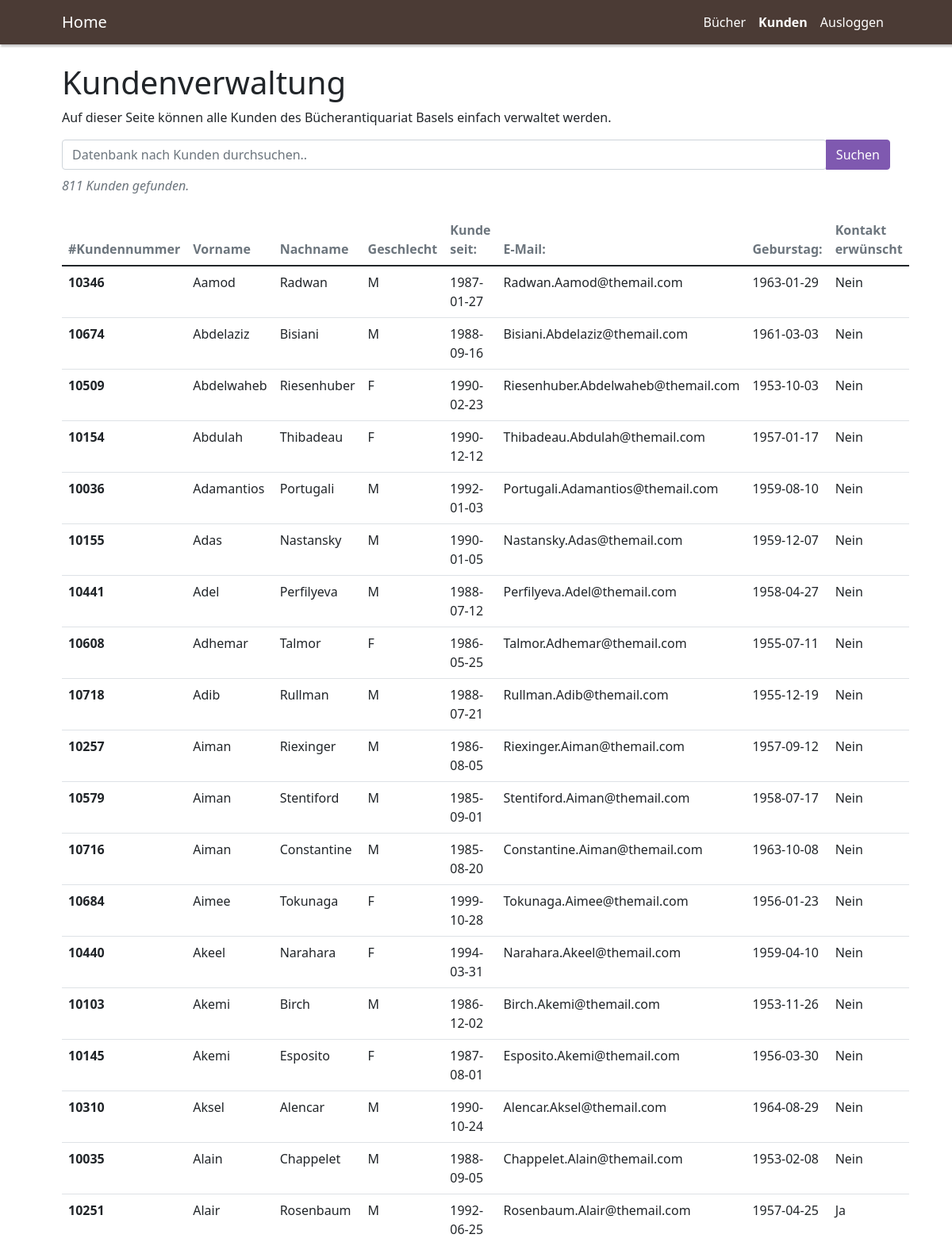
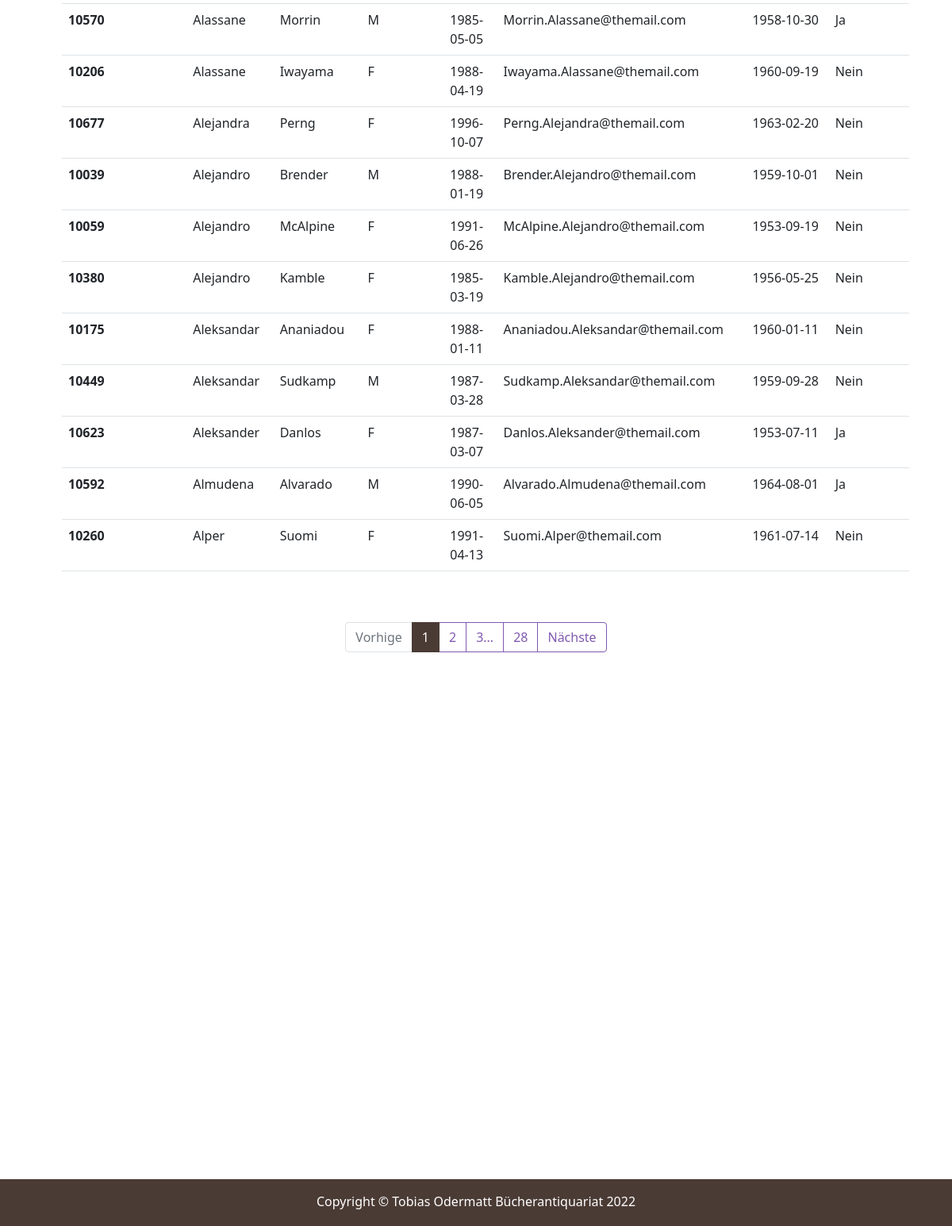
/index.php?view=viewCustomer&sortmethod=ASC&sort=vorname (signed in), run on the app's committed database (2 pictures, top to bottom).
### tables this page shows
CREATE TABLE `kunden` (
  `kid` int(11) NOT NULL,
  `geburtstag` date NOT NULL,
  `vorname` varchar(50) NOT NULL,
  `name` varchar(50) NOT NULL,
  `geschlecht` enum('M','F') NOT NULL,
  `kunde_seit` date NOT NULL,
  `email` varchar(150) NOT NULL,
  `kontaktpermail` tinyint(4) NOT NULL
);

### controller/CustomerController.php (called while the page is built, shortened)
<?php
class CustomerController {
    public function load_customers($start,$limit,$db,$sortmethod,$sort){
        $Customers = new Customer();
        $Customers = $Customers->get_data($start,$limit,$db,$sortmethod,$sort);
        return $Customers;
    }
}
?>

### model/customer.php (called while the page is built, shortened)
<?php
class Customer{
public function get_data($start,$limit,$db,$sortmethod,$sort){
    $countrecords = $db->query("SELECT COUNT(*) FROM kunden");
    $countrecords = $countrecords->fetchColumn();
    if($sort != null && $sortmethod !=null){
        $stmt = $db->prepare("SELECT * FROM kunden ORDER BY $sort $sortmethod LIMIT $start, $limit ");
        $stmt->execute();
        return array($countrecords,$stmt->fetchAll(PDO::FETCH_CLASS, "customer"));
    }
    $stmt = $db->prepare("SELECT * FROM kunden LIMIT $start, $limit");
    $stmt->execute();
    return array($countrecords,$stmt->fetchAll(PDO::FETCH_CLASS, "customer"));
}
}
?>

### view/viewCustomer.inc.php (the view, shortened to what this page needs)
<br>
<h1>Kundenverwaltung</h1>
<p>Auf dieser Seite können alle Kunden des Bücherantiquariat Basels einfach verwaltet werden.</p>
<?php
require_once('controller/CustomerController.php');
require_once('helpers/paginationmanagement.php');
include 'model/customer.php';
$db = Database::getInstance();
$countOfResults = 30;
$paginationsystem = new paginationmanagement($countOfResults);
$start = $paginationsystem->get_start();
$limit = $paginationsystem->get_limit();
$customers  = new CustomerController($db);
$sortoption = ["ASC", "DESC"];
$displaysortmethod = "ASC";
if(isset($_GET['sortmethod']))
{
 if(in_array($_GET['sortmethod'], $sortoption))
  {
	$sortmethod = $_GET['sortmethod'];
  if($sortmethod == "ASC")
  {
      $displaysortmethod = "DESC";
  }
  else
  {
      $displaysortmethod = "ASC";
  }
  }
}
else
{
  $sortmethod = "ASC";
}
$sort = isset($_GET['sort']) ? $_GET['sort'] : null;
$searchkeyword = isset($_GET['search']) ? $_GET['search'] : null;
$totalcounts = 0;
if($searchkeyword == null)
{
  $result = $customers->load_customers($start, $limit, $db, $sortmethod, $sort);
  $totalcounts = $result[0];
  $customers = $result[1];
}
else
{
  $result = $customers->load_customersWithKeyword($start, $limit, $db, $searchkeyword, $sortmethod, $sort);
  $totalcounts = $result[0];
  $customers = $result[1];
}
if($searchkeyword == null){
  $displaysearch = '';
}
else{
  $displaysearch = '&search=' . $searchkeyword;
}
?>
<div class="input-group">
  <input type="search" class="form-control rounded" placeholder="Datenbank nach Kunden durchsuchen.." id="searchInput"/>
  <button type="button" onclick="addSearchParamToGET()" class="btn btn-primary">Suchen</button>
</div>
<p class="text-secondary py-2" style="font-style: italic"><?php echo $totalcounts?> Kunden gefunden.</p>
<table class="table">
  <thead class="thead-light">
    <tr>
      <th scope="col"><a href="./index.php?view=viewCustomer&sortmethod=<?php echo $displaysortmethod ?>&sort=kid<?php echo $displaysearch?>" class="link-secondary text-decoration-none">
          #Kundennummer</a></th>
      <th scope="col"><a href="./index.php?view=viewCustomer&sortmethod=<?php echo $displaysortmethod ?>&sort=vorname<?php echo $displaysearch?>" class="link-secondary text-decoration-none">
          Vorname</a></th>
      <th scope="col"><a href="./index.php?view=viewCustomer&sortmethod=<?php echo $displaysortmethod ?>&sort=name<?php echo $displaysearch?>" class="link-secondary text-decoration-none">
          Nachname</a></th>
      <th scope="col"><a href="./index.php?view=viewCustomer&sortmethod=<?php echo $displaysortmethod ?>&sort=geschlecht<?php echo $displaysearch?>" class="link-secondary text-decoration-none">
          Geschlecht</a></th>
      <th scope="col"><a href="./index.php?view=viewCustomer&sortmethod=<?php echo $displaysortmethod ?>&sort=kunde_seit<?php echo $displaysearch?>" class="link-secondary text-decoration-none">
          Kunde seit:</a></th>
      <th scope="col"><a href="./index.php?view=viewCustomer&sortmethod=<?php echo $displaysortmethod ?>&sort=email<?php echo $displaysearch?>" class="link-secondary text-decoration-none">
          E-Mail:</a></th>
      <th scope="col"><a href="./index.php?view=viewCustomer&sortmethod=<?php echo $displaysortmethod ?>&sort=geburtstag<?php echo $displaysearch?>" class="link-secondary text-decoration-none">
          Geburstag:</a></th>
      <th scope="col"><a href="./index.php?view=viewCustomer&sortmethod=<?php echo $displaysortmethod ?>&sort=kontaktpermail<?php echo $displaysearch?>" class="link-secondary text-decoration-none">
          Kontakt erwünscht</a></th>
    </tr>
  </thead>
  <tbody>
    <?php foreach ($customers as $customer) : ?>
      <tr>
        <th scope="row"><?php echo $customer->kid; ?></th>
        <td><?php echo $customer->vorname; ?></td>
        <td><?php echo $customer->name; ?></td>
        <td><?php echo $customer->geschlecht; ?></td>
        <td><?php echo $customer->kunde_seit; ?></td>
        <td><?php echo $customer->email; ?></td>
        <td><?php echo $customer->geburtstag; ?></td>
        <td><?php echo $customer->kontaktpermail == 1 ? "Ja" : "Nein"; ?></td>
      </tr>
    <?php endforeach; ?>
  </tbody>
</table>

### data on the page
kunden: kid "10346", vorname "Aamod", name "Radwan", geschlecht "M", kunde_seit "1987-01-27", email "Radwan.Aamod@themail.com", geburtstag "1963-01-29", kontaktpermail "Nein"
kunden: kid "10674", vorname "Abdelaziz", name "Bisiani", geschlecht "M", kunde_seit "1988-09-16", email "Bisiani.Abdelaziz@themail.com", geburtstag "1961-03-03", kontaktpermail "Nein"
kunden: kid "10509", vorname "Abdelwaheb", name "Riesenhuber", geschlecht "F", kunde_seit "1990-02-23", email "Riesenhuber.Abdelwaheb@themail.com", geburtstag "1953-10-03", kontaktpermail "Nein"
kunden: kid "10154", vorname "Abdulah", name "Thibadeau", geschlecht "F", kunde_seit "1990-12-12", email "Thibadeau.Abdulah@themail.com", geburtstag "1957-01-17", kontaktpermail "Nein"
kunden: kid "10036", vorname "Adamantios", name "Portugali", geschlecht "M", kunde_seit "1992-01-03", email "Portugali.Adamantios@themail.com", geburtstag "1959-08-10", kontaktpermail "Nein"
kunden: kid "10155", vorname "Adas", name "Nastansky", geschlecht "M", kunde_seit "1990-01-05", email "Nastansky.Adas@themail.com", geburtstag "1959-12-07", kontaktpermail "Nein"
kunden: kid "10441", vorname "Adel", name "Perfilyeva", geschlecht "M", kunde_seit "1988-07-12", email "Perfilyeva.Adel@themail.com", geburtstag "1958-04-27", kontaktpermail "Nein"
kunden: kid "10608", vorname "Adhemar", name "Talmor", geschlecht "F", kunde_seit "1986-05-25", email "Talmor.Adhemar@themail.com", geburtstag "1955-07-11", kontaktpermail "Nein"
kunden: kid "10718", vorname "Adib", name "Rullman", geschlecht "M", kunde_seit "1988-07-21", email "Rullman.Adib@themail.com", geburtstag "1955-12-19", kontaktpermail "Nein"
kunden: kid "10257", vorname "Aiman", name "Riexinger", geschlecht "M", kunde_seit "1986-08-05", email "Riexinger.Aiman@themail.com", geburtstag "1957-09-12", kontaktpermail "Nein"
kunden: kid "10579", vorname "Aiman", name "Stentiford", geschlecht "M", kunde_seit "1985-09-01", email "Stentiford.Aiman@themail.com", geburtstag "1958-07-17", kontaktpermail "Nein"
kunden: kid "10716", vorname "Aiman", name "Constantine", geschlecht "M", kunde_seit "1985-08-20", email "Constantine.Aiman@themail.com", geburtstag "1963-10-08", kontaktpermail "Nein"
kunden: kid "10684", vorname "Aimee", name "Tokunaga", geschlecht "F", kunde_seit "1999-10-28", email "Tokunaga.Aimee@themail.com", geburtstag "1956-01-23", kontaktpermail "Nein"
kunden: kid "10440", vorname "Akeel", name "Narahara", geschlecht "F", kunde_seit "1994-03-31", email "Narahara.Akeel@themail.com", geburtstag "1959-04-10", kontaktpermail "Nein"
kunden: kid "10103", vorname "Akemi", name "Birch", geschlecht "M", kunde_seit "1986-12-02", email "Birch.Akemi@themail.com", geburtstag "1953-11-26", kontaktpermail "Nein"
kunden: kid "10145", vorname "Akemi", name "Esposito", geschlecht "F", kunde_seit "1987-08-01", email "Esposito.Akemi@themail.com", geburtstag "1956-03-30", kontaktpermail "Nein"
kunden: kid "10310", vorname "Aksel", name "Alencar", geschlecht "M", kunde_seit "1990-10-24", email "Alencar.Aksel@themail.com", geburtstag "1964-08-29", kontaktpermail "Nein"
kunden: kid "10035", vorname "Alain", name "Chappelet", geschlecht "M", kunde_seit "1988-09-05", email "Chappelet.Alain@themail.com", geburtstag "1953-02-08", kontaktpermail "Nein"
kunden: kid "10251", vorname "Alair", name "Rosenbaum", geschlecht "M", kunde_seit "1992-06-25", email "Rosenbaum.Alair@themail.com", geburtstag "1957-04-25", kontaktpermail "Ja"
kunden: kid "10570", vorname "Alassane", name "Morrin", geschlecht "M", kunde_seit "1985-05-05", email "Morrin.Alassane@themail.com", geburtstag "1958-10-30", kontaktpermail "Ja"
kunden: kid "10206", vorname "Alassane", name "Iwayama", geschlecht "F", kunde_seit "1988-04-19", email "Iwayama.Alassane@themail.com", geburtstag "1960-09-19", kontaktpermail "Nein"
kunden: kid "10677", vorname "Alejandra", name "Perng", geschlecht "F", kunde_seit "1996-10-07", email "Perng.Alejandra@themail.com", geburtstag "1963-02-20", kontaktpermail "Nein"
kunden: kid "10039", vorname "Alejandro", name "Brender", geschlecht "M", kunde_seit "1988-01-19", email "Brender.Alejandro@themail.com", geburtstag "1959-10-01", kontaktpermail "Nein"
kunden: kid "10059", vorname "Alejandro", name "McAlpine", geschlecht "F", kunde_seit "1991-06-26", email "McAlpine.Alejandro@themail.com", geburtstag "1953-09-19", kontaktpermail "Nein"
kunden: kid "10380", vorname "Alejandro", name "Kamble", geschlecht "F", kunde_seit "1985-03-19", email "Kamble.Alejandro@themail.com", geburtstag "1956-05-25", kontaktpermail "Nein"
kunden: kid "10175", vorname "Aleksandar", name "Ananiadou", geschlecht "F", kunde_seit "1988-01-11", email "Ananiadou.Aleksandar@themail.com", geburtstag "1960-01-11", kontaktpermail "Nein"
kunden: kid "10449", vorname "Aleksandar", name "Sudkamp", geschlecht "M", kunde_seit "1987-03-28", email "Sudkamp.Aleksandar@themail.com", geburtstag "1959-09-28", kontaktpermail "Nein"
kunden: kid "10623", vorname "Aleksander", name "Danlos", geschlecht "F", kunde_seit "1987-03-07", email "Danlos.Aleksander@themail.com", geburtstag "1953-07-11", kontaktpermail "Ja"
kunden: kid "10592", vorname "Almudena", name "Alvarado", geschlecht "M", kunde_seit "1990-06-05", email "Alvarado.Almudena@themail.com", geburtstag "1964-08-01", kontaktpermail "Ja"
kunden: kid "10260", vorname "Alper", name "Suomi", geschlecht "F", kunde_seit "1991-04-13", email "Suomi.Alper@themail.com", geburtstag "1961-07-14", kontaktpermail "Nein"

### other printed values
$value "Bücher"
$value "Kunden"
$value "Ausloggen"
$totalcounts "811"
$currentpage "1"
$currentpage + $i "2"
$currentpage + $i "3"
$pages "28"
